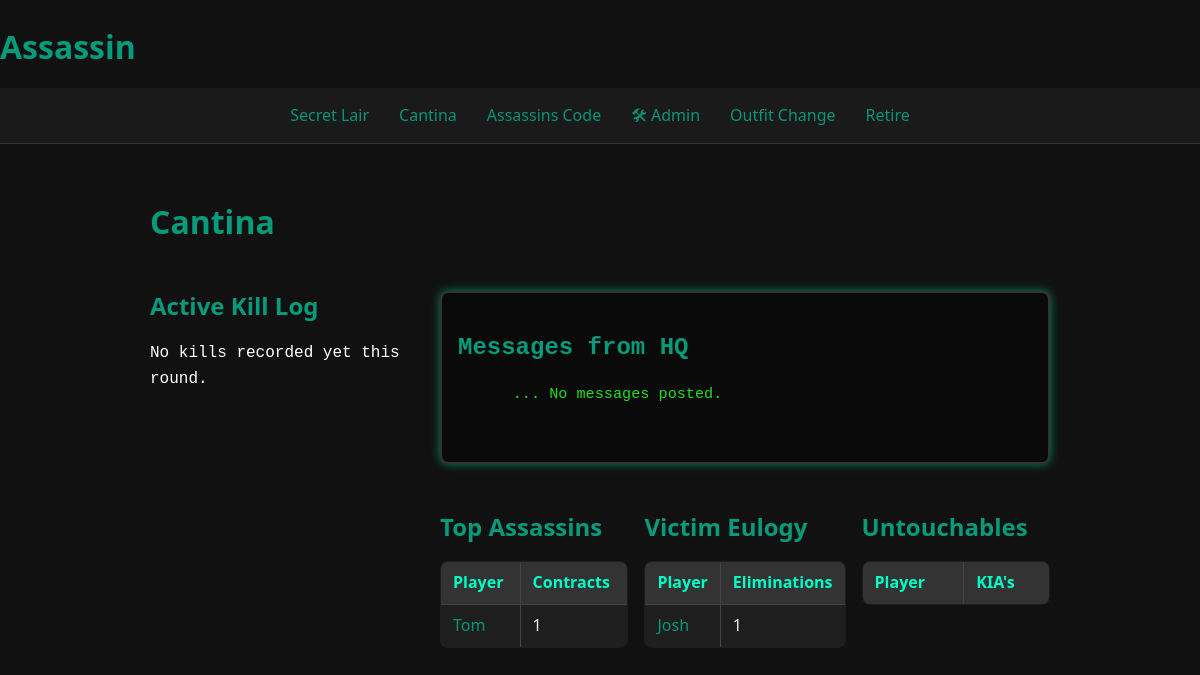
/leaderboard (signed in), run on the app's committed database.
### models.py (models this page shows)
class Player(UserMixin, db.Model):
    id = db.Column(db.Integer, primary_key=True)
    username = db.Column(db.String(80), unique=True, nullable=False)
    email = db.Column(db.String(120), unique=True, nullable=False)
    password = db.Column(db.String(200), nullable=False)
    profile_pic = db.Column(db.String(200), nullable=True)
    status = db.Column(db.String(20), default="active")
    is_admin = db.Column(db.Boolean, default=False)
    can_be_targeted_multiple_times = db.Column(db.Boolean, default=False)
    max_times_targeted = db.Column(db.Integer, default=1)
    can_have_multiple_contracts = db.Column(db.Boolean, default=False)
    max_contracts_per_round = db.Column(db.Integer, default=1)
    untouchable_count = db.Column(db.Integer, default=0)
    times_kia = db.Column(db.Integer, default=0)
    actual_name = db.Column(db.String(120), nullable=True)

### routes.py (the view, shortened to what this page needs)
@routes_bp.route("/leaderboard")
@login_required
def leaderboard():
    from models import Contract, Player, Round, Settings, MessageBoard
    from sqlalchemy import or_
    current_round = Round.query.filter_by(is_active=True).first()
    round_end_time = current_round.end_time if current_round else None
    message = MessageBoard.query.order_by(MessageBoard.id.desc()).first()
    untouchables = (
    db.session.query(Player.username, Player.untouchable_count)
    .filter(Player.untouchable_count > 0)
    .order_by(Player.untouchable_count.desc())
    .limit(5)
    .all()
)
    live_leaderboard_query = (
        db.session.query(Player.username, db.func.count(Contract.id))
        .join(Contract, Player.id == Contract.assassin_id)
        .filter(Contract.status == "complete")
    )
    if current_round:
        live_leaderboard_query = live_leaderboard_query.filter(Contract.round == current_round.id)
    else:
        live_leaderboard_query = live_leaderboard_query.filter(False)
    live_leaderboard = (
        live_leaderboard_query
        .group_by(Player.username)
        .order_by(db.func.count(Contract.id).desc())
        .all()
    )
    most_completions = (
        db.session.query(Player.username, db.func.count(Contract.id).label("total"))
        .join(Contract, Player.id == Contract.assassin_id)
        .filter(Contract.status == "complete")
        .group_by(Player.username)
        .order_by(db.desc("total"))
        .limit(5)
        .all()
    )
    most_eliminated = (
        db.session.query(Player.username, db.func.count(Contract.id).label("elims"))
        .join(Contract, Player.id == Contract.target_id)
        .filter(Contract.status == "complete")
        .group_by(Player.username)
        .order_by(db.desc("elims"))
        .limit(5)
        .all()
    )
    live_killfeed = []
    return render_template(
        "leaderboard.html",
        current_round=current_round,
        live_leaderboard=live_leaderboard,
        overall_leaderboard=most_completions,
        most_eliminated=most_eliminated,
        message=message,
        live_killfeed=live_killfeed,  # ✅ Pass to template
        untouchables=untouchables,  # ✅ new
        round_end_time=round_end_time
    )

### auth.py (called while the page is built)
@login_manager.user_loader
def load_user(user_id):
    return Player.query.get(int(user_id))

### templates/leaderboard.html (shortened to what this page needs)
{% extends "base.html" %}
{% block content %}
<h1>Cantina</h1>
<div class="leaderboard-layout">
  <div class="leader-left">
        <h2>Active Kill Log</h2>
        <ul class="killfeed-list">
            {% if live_killfeed %}
             {% for contract in live_killfeed %}
                <li class="{{ contract.status|lower }}">
                 {% if contract.status == "complete" %}
                  <a href="{{ url_for('routes.player_profile', username=contract.assassin.username) }}"><strong>{{ contract.assassin.username }}</strong></a> assassinated <a href="{{ url_for('routes.player_profile', username=contract.target.username) }}"><strong>{{ contract.target.username }}</strong></a>
                 {% elif contract.status == "KIA" %}
                  <a href="{{ url_for('routes.player_profile', username=contract.target.username) }}"><strong>{{ contract.target.username }}</strong></a> terminated <a href="{{ url_for('routes.player_profile', username=contract.assassin.username) }}"><strong>{{ contract.assassin.username }}</strong></a>
                 {% endif %}
                </li>
            {% endfor %}
        {% else %}
            <li>No kills recorded yet this round.</li>
         {% endif %}
        </ul>
  </div>
  <div class="leader-right">
    <div class="msg-box">
      <h2>Messages from HQ</h2>
      <pre class="terminal-text">
      ... {{ message.content if message else "No messages posted." }}
      </pre>
    </div>
    <div class="leader-grid">
      <div>
        <h2>Top Assassins</h2>
        <table>
          <tr><th>Player</th><th>Contracts</th></tr>
          {% for username, total in overall_leaderboard %}
          <tr>
            <td><a href="{{ url_for('routes.player_profile', username=username) }}">{{ username }}</a></td>
            <td>{{ total }}</td>
          </tr>
          {% endfor %}
        </table>
      </div>
      <div>
        <h2>Victim Eulogy</h2>
        <table>
          <tr><th>Player</th><th>Eliminations</th></tr>
          {% for username, elims in most_eliminated %}
          <tr>
            <td><a href="{{ url_for('routes.player_profile', username=username) }}">{{ username }}</a></td>
            <td>{{ elims }}</td>
          </tr>
          {% endfor %}
        </table>
      </div>
      <div>
        <h2>Untouchables</h2>
        <table>
         <tr><th>Player</th><th>KIA's</th></tr>
        </table>
      </div>
    </div>
  </div>
</div>
{% endblock %}

### static/styles.css (style rules this page uses)
body { background-color: #111; color: #f9f3f3; font-family: 'Segoe UI', Tahoma, Geneva, Verdana, sans-serif; margin: 0; padding: 0; line-height: 1.6; }
a { color: #089577; text-decoration: none; transition: color 0.3s ease; }
h1, h2, h3 { color: #069b7b; margin-bottom: 15px; }
table { width: 100%; border-collapse: collapse; margin-bottom: 30px; background-color: #1a1a1a; border: 1px solid #333; border-radius: 8px; overflow: hidden; }
th, td { padding: 10px 15px; text-align: left; border-bottom: 1px solid #333; }
th { background-color: #222; color: #00ffc8; }
.terminal-text { color: rgb(28, 225, 28); font-family: "Courier New", Courier, monospace; font-size: 0.95rem; white-space: pre-wrap; }
.leaderboard-layout { display: flex; gap: 20px; margin-top: 20px; }
.leader-left, .leader-right { flex: 1; }
.leader-left { max-width: 30%; }
.leader-right { max-width: 70%; }
.leader-grid { display: grid; grid-template-columns: repeat(3,1fr); gap: 1rem; margin-top: 20px; }
table { width: 100%; border-collapse: collapse; background-color: #1e1e1e; color: #eee; }
th, td { padding: 8px 12px; border: 1px solid #444; }
th { background-color: #333; }
.killfeed-list { list-style-type: none; padding-left: 0; margin: 1em 0; font-family: "Courier New", Courier, monospace; color: #f3f6f3; }
.killfeed-list li { margin-bottom: 0.5em; color: #ffffff; }
.msg-box { border: 2px solid #333333; padding: 1rem; margin: 1.5rem 0; background-color: #0a0a0a; border-radius: 8px; box-shadow: 0 0 10px rgba(4, 211, 142, 0.607); color: #0f0; font-family: "Courier New", Courier, monospace; }

### data on the page
Player: username "Tom", total "1"
Player: username "Josh", elims "1"

### other printed values
{{ message.content if message else "No messages posted." }} "No messages posted."
